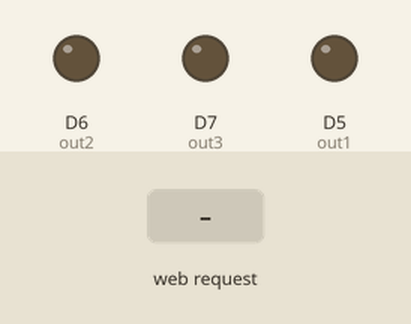
Simulated run of this sketch. Board: ESP8266 (Wemos D1 mini). Shown: output pins drawn as LEDs (lit = HIGH). Inputs (shaded band) come from the test bench. WiFi joins after 1.5 s; servers stay silent unless stated; uploads are accepted with an empty reply; what the sketch prints to the serial monitor is not drawn.

Above: at 2.9 s.
3.0 s: HTTP request GET /out1on received
At 4.2 s:
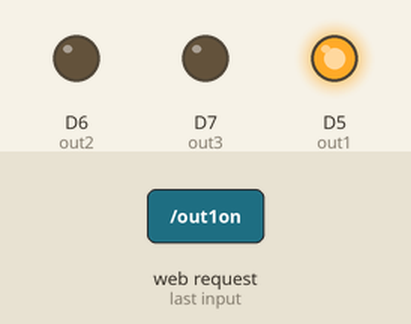
4.5 s: HTTP request GET /out2on received
At 5.5 s:
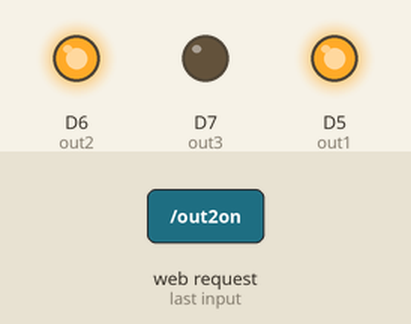
6.0 s: HTTP request GET /out3on received
At 6.6 s:
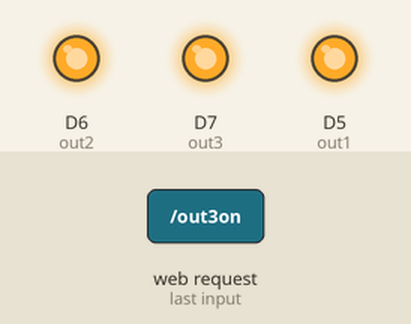
7.5 s: HTTP request GET /out1off received
At 8.7 s:
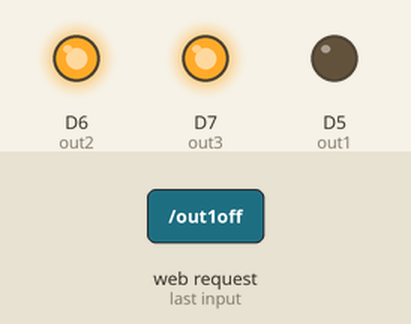
9.0 s: HTTP request GET /out2off received
At 10.1 s:
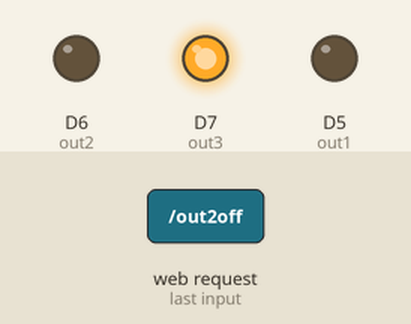
10.5 s: HTTP request GET /out1change received
At 11.2 s:
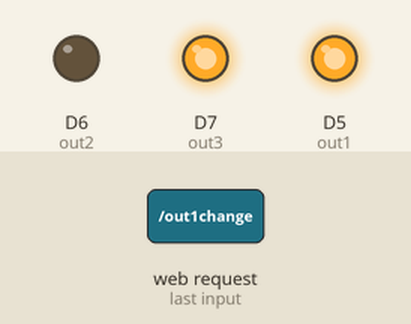
Timing chart, 0 to 13.0 s (numbered marks = the images above; inputs shaded):
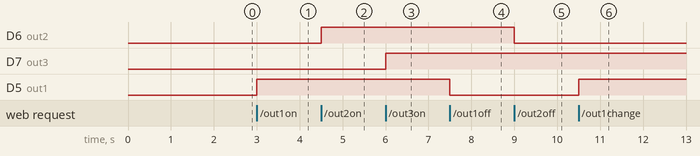

The sketch:

wemos_lampa_pokoj.ino
```cpp
#include <ESP8266WiFi.h>
#include <ESP8266WebServer.h>
#include <ESP8266HTTPClient.h>

ESP8266WebServer server(80);

byte out1 = D5;
byte out2 = D6;
byte out3 = D7;

String maincode = "cjeeHYh9UWc8oT3Xp7jYJLSAbmHnuZ";

String privcode = " ";

String datatest = "lipa";
String testermg = "kappa";

boolean out1stat = false;
boolean out2stat = false;
boolean out3stat = false;

String getValue(String data, char separator, int index)
{
  int found = 0;
  int strIndex[] = {0, -1};
  int maxIndex = data.length()-1;

  for(int i=0; i<=maxIndex && found<=index; i++){
    if(data.charAt(i)==separator || i==maxIndex){
        found++;
        strIndex[0] = strIndex[1]+1;
        strIndex[1] = (i == maxIndex) ? i+1 : i;
    }
  }

  return found>index ? data.substring(strIndex[0], strIndex[1]) : "";
}

void getdata(String soinit, String code){
  if (WiFi.status() == WL_CONNECTED) { //Check WiFi connection status

    HTTPClient http;  //Declare an object of class HTTPClient

    String togetherforever = "http://cloud.maslowski.it/ihome/include/devicehandlers.php?id=3&getdata=" + soinit + "&maincode=" + code;

    http.begin(togetherforever);

    int httpCode = http.GET();                                                                  //Send the request

    if (httpCode > 0) { //Check the returning code

      String payload = http.getString();   //Get the request response payload
      Serial.println(payload);                     //Print the response payload

      for(int i=0;i<9;i++){
       datatest = getValue(payload,',',i);
       String outname = getValue(datatest,'=',0);
       String outval = getValue(datatest,'=',1);
        testermg+=outname;
       if(outname=="out1stat"){
         //out1stat=outval.toInt();
         //out1stat!=out1stat;
         if(outval=="0"){
          out1stat=false;
         }else{
          out1stat=true;
         }
         digitalWrite(out1, out1stat);
       }else if(outname=="out2stat"){
         //out2stat=outval.toInt();
         //out2stat!=out2stat;
         if(outval=="0"){
          out2stat=false;
         }else{
          out2stat=true;
         }
         digitalWrite(out2, out2stat);
       }else if(outname=="out3stat"){
         //out3stat=outval.toInt();
         if(outval=="1"){
          out3stat=true;
         }else{
          out3stat=false;
         }
         digitalWrite(out3, out3stat);
       }else if(outname=="privcode"){
         privcode=outval;
       }
      }
    }
    http.end();   //Close connection
}
}

void setup() {

  Serial.begin(115200);

  IPAddress ip(10, 0, 2, 3); //
  IPAddress gateway(10, 0, 0, 1); //
  Serial.print(F("Setting static ip to : "));
  Serial.println(ip);
  IPAddress subnet(255, 255, 252, 0); // set subnet mask to match your
  WiFi.config(ip, gateway, subnet);
  WiFi.begin("Internety_Masla", "maslohaslo132");  //Connect to the WiFi network

  pinMode(out1, OUTPUT);
  pinMode(out2, OUTPUT);
  pinMode(out3, OUTPUT);

  digitalWrite(out1, out1stat);
  digitalWrite(out2, out2stat);
  digitalWrite(out3, out3stat);


  while (WiFi.status() != WL_CONNECTED) {  //Wait for connection

    delay(500);
    Serial.println("Waiting to connect…");

  }

  Serial.print("IP address: ");
  Serial.println(WiFi.localIP());  //Print the local IP

 getdata("ok", maincode);

   //digitalWrite(out1,out1stat);
   //digitalWrite(out2,out2stat);
   //digitalWrite(out3,out3stat);
   //digitalWrite(out4,out4stat);

  server.on("/out1on", []() {   //out 1 on
    out1stat=true;
    digitalWrite(out1, out1stat);
    server.send(200, "text / plain", "1");
  });
  server.on("/out2on", []() {   //out 2 on
    out2stat=true;
    digitalWrite(out2, out2stat);
    server.send(200, "text / plain", "1");
  });
  server.on("/out3on", []() {   //out 3 on
    out3stat=true;
    digitalWrite(out3, out3stat);
    server.send(200, "text / plain", "1");
  });

  server.on("/out1off", []() {   //out 1 off
    out1stat=false;
    digitalWrite(out1, out1stat);
    server.send(200, "text / plain", "0");
  });
  server.on("/out2off", []() {   //out 2 off
    out2stat=false;
    digitalWrite(out2, out2stat);
    server.send(200, "text / plain", "0");
  });
  server.on("/out3off", []() {   //out 3 off
    out3stat=false;
    digitalWrite(out3, out3stat);
    server.send(200, "text / plain", "0");
  });

  server.on("/out1change", []() {   //out 1 change
    //out1stat!=out1stat;
    if(out1stat==true){
      out1stat=false;
    }else{
      out1stat=true;
    }
    digitalWrite(out1, out1stat);
    if(out1stat){
      server.send(200, "text / plain", "0");
    }else{
      server.send(200, "text / plain", "1");
    }
  });
  server.on("/out2change", []() {   //out 2 change
    //out2stat!=out2stat;
    if(out2stat==true){
      out2stat=false;
    }else{
      out2stat=true;
    }
    digitalWrite(out2, out2stat);
    if(out2stat){
      server.send(200, "text / plain", "0");
    }else{
      server.send(200, "text / plain", "1");
    }
  });
  server.on("/out3change", []() {   //out 3 change
    //out3stat!=out3stat;
    if(out3stat==true){
      out3stat=false;
    }else{
      out3stat=true;
    }
    digitalWrite(out3, out3stat);
    if(out3stat){
      server.send(200, "text / plain", "1");
    }else{
      server.send(200, "text / plain", "0");
    }
  });

  server.on("/out1status", []() {   //out 1 status
    if(out1stat){
      server.send(200, "text / plain", "0");
    }else{
      server.send(200, "text / plain", "1");
    }
  });
  server.on("/out2status", []() {   //out 2 status
    if(out2stat){
      server.send(200, "text / plain", "0");
    }else{
      server.send(200, "text / plain", "1");
    }
  });
  server.on("/out3status", []() {   //out 3 status
    if(out3stat){
      server.send(200, "text / plain", "1");
    }else{
      server.send(200, "text / plain", "0");
    }
  });

  server.on("/statusall", []() {   //status all
    String allwynik = String(out1stat) + "," + String(out2stat)+ "," + String(out3stat);
    server.send(200, "text / plain", allwynik);
  });

  server.on("/offall", []() {   //on all
     out1stat=false;
     digitalWrite(out1, out1stat);
     out2stat=false;
     digitalWrite(out2, out2stat);
     out3stat=false;
     digitalWrite(out3, out3stat);
     server.send(200, "text / plain", "0");
  });
  server.on("/onall", []() {   //off all
     out1stat=true;
     digitalWrite(out1, out1stat);
     out2stat=true;
     digitalWrite(out2, out2stat);
     out3stat=true;
     digitalWrite(out3, out3stat);
     server.send(200, "text / plain", "1");
  });

  server.on("/", handleRootPath);    //Associate the handler function to the path
  server.begin();                    //Start the server
  Serial.println("Server listening");

}

void loop() {

  server.handleClient();         //Handling of incoming requests

}

void handleRootPath() {            //Handler for the rooth path

    String allwynik = "Serwer iHome id: 3 ip: 10.0.2.3 lamp: 3 status lamp: "+ String(out1stat) + "," + String(out2stat)+ "," + String(out3stat);
    server.send(200, "text / plain", allwynik);

}
```

Measured:
- after the input at 3.0 s, D5 (out1): LOW → HIGH at once
- after the input at 4.5 s, D6 (out2): LOW → HIGH at once
- after the input at 6.0 s, D7 (out3): LOW → HIGH at once
- after the input at 7.5 s, D5 (out1): HIGH → LOW at once
- after the input at 9.0 s, D6 (out2): HIGH → LOW at once
- after the input at 10.5 s, D5 (out1): LOW → HIGH at once
